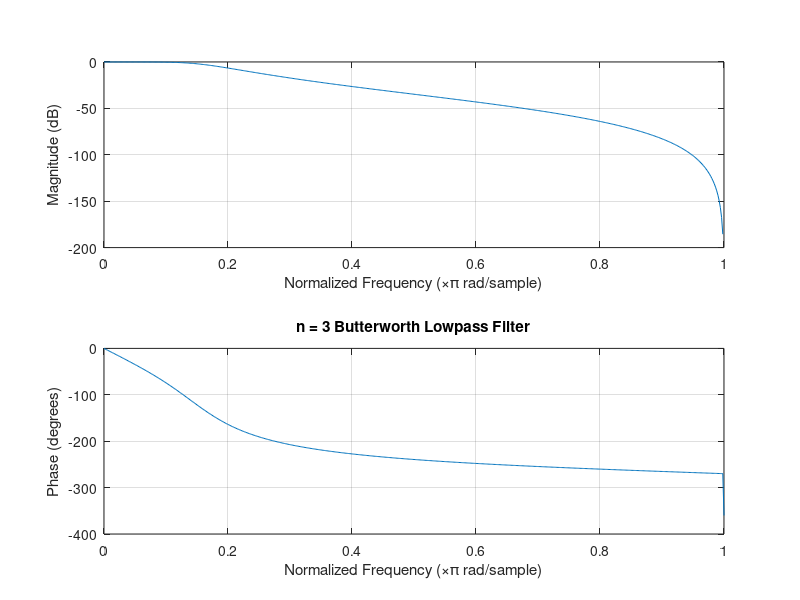

Recreate this plot in MATLAB.
% Author : Malitha Dilshan
% Title  : Lab 04-i : design a butterworth filter
% Date   : 2017-09-31

% Design	the	Butterworth	filter with	the	following specifications: 
% Fp = 1000Hz;Fs=5000Hz;


Fp = 1000;
Fs = 5000;
F  = 10000;  % sampling frequency

Wp = Fp/F;  % pass band (noralized)
Ws = Fs /F;  % stop band (normalized)
% get the filter order assume that maximum pass band attenuation is 3dB
% and the stop band attenuation is 30 dB

[n,Wn] = buttord(Wp,Ws,0.2,30); %Wn cut off frequency
[a,b] = butter(n,Wn);
freqz(a,b);
title(sprintf('n = %d Butterworth Lowpass Filter',n))

